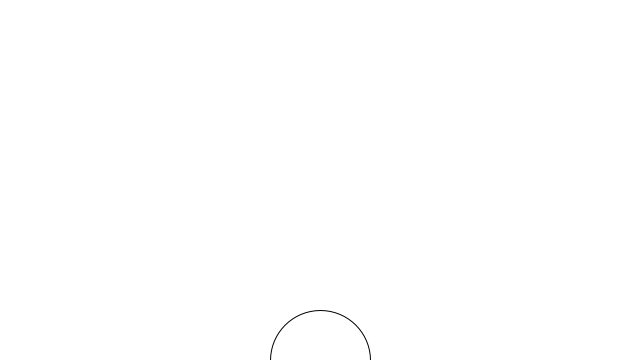
Frame 1 (no input)
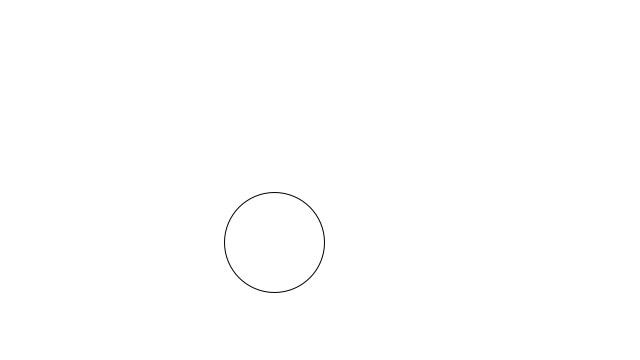
Frame 60 (the mouse pressed at the canvas centre just before this capture)
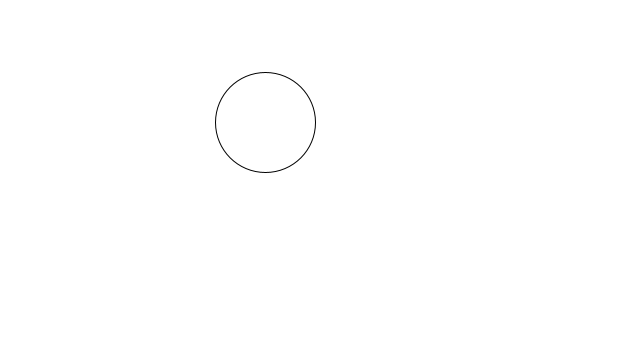
Frame 120 (the mouse held since frame 60 and released just before this capture)

The Processing sketch that drew these frames (run headless with seeded random() and noise(); from frame 60 on, the mouse is pressed at the canvas centre):

// Processing sketch: bubble_noclass
// ── bubble_noclass.pde
float x = 320;
float y = 360;

void setup() {
  size(640, 360);
}

void draw() {
  background(255);

  noFill();
  stroke(0);
  ellipse(x, y, 100, 100);
  
  y = y - 2;
  x = x + random(-5,5);
}
